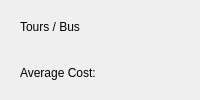
          <widget class="QWidget" name="vehiclesStatsTab">
           <attribute name="title">
            <string>Vehicles</string>
           </attribute>
           <layout class="QHBoxLayout" name="horizontalLayout_5" stretch="5">
            <item>
             <layout class="QHBoxLayout" name="horizontalLayout_4" stretch="5">
              <item>
               <widget class="QWidget" name="widget_8" native="true">
                <layout class="QVBoxLayout" name="verticalLayout_5" stretch="0,9,1">
                 <item>
                  <widget class="QLabel" name="label_14">
                   <property name="text">
                    <string>Tours / Bus</string>
                   </property>
                  </widget>
                 </item>
                 <item>
                  <layout class="QHBoxLayout" name="busBar"/>
                 </item>
                 <item>
                  <layout class="QFormLayout" name="formLayout_2">
                   <item row="0" column="0">
                    <widget class="QLabel" name="label_9">
                     <property name="text">
                      <string>Average Cost:</string>
                     </property>
                    </widget>
                   </item>
                   <item row="0" column="1">
                    <widget class="QLabel" name="avgBusCostLbl">
                     <property name="text">
                      <string/>
                     </property>
                    </widget>
                   </item>
                  </layout>
                 </item>
                </layout>
               </widget>
              </item>
             </layout>
            </item>
           </layout>
          </widget>
